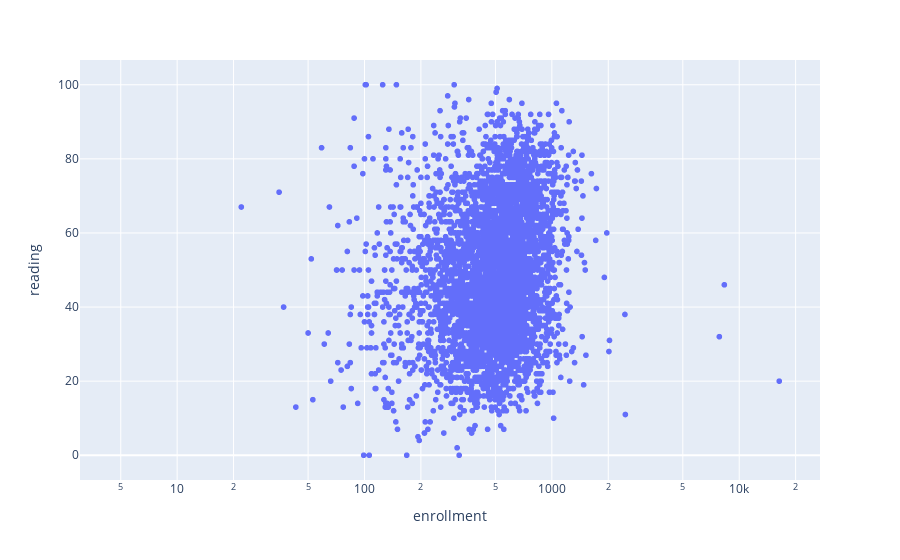

The notebook cell saved with this chart:
### Markdown cell above
**Callouts:**

* There is possibly no trend vs enrollment.

### Code cell
px.scatter(df, x='enrollment', y='reading', log_x=True)

### Figure 1 — Plotly figure (JSON) as saved in the notebook; plotly's stock layout.template omitted (floating-point values rounded to 4 significant figures; data arrays with more than 128 entries replaced by an {"elided": "..."} marker saying what was removed)
{"data": [{"hovertemplate": "enrollment=%{x}<br>reading=%{y}<extra></extra>", "legendgroup": "", "marker": {"color": "#636efa", "symbol": "circle"}, "mode": "markers", "name": "", "showlegend": false, "type": "scattergl", "x": {"elided": "9044 int values"}, "xaxis": "x", "y": {"elided": "9044 int values"}, "yaxis": "y"}], "layout": {"legend": {"tracegroupgap": 0}, "margin": {"t": 60}, "xaxis": {"anchor": "y", "domain": [0, 1], "title": {"text": "enrollment"}, "type": "log"}, "yaxis": {"anchor": "x", "domain": [0, 1], "title": {"text": "reading"}}}}
